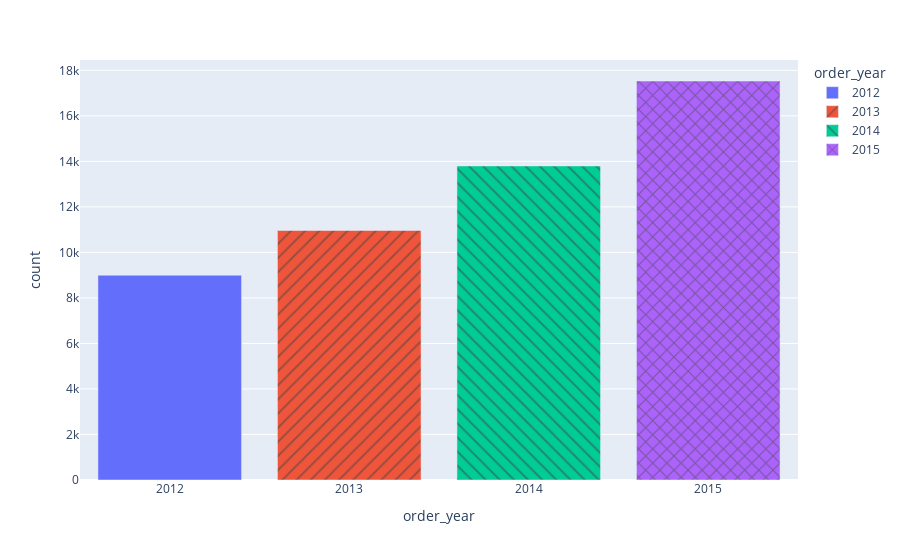

Here is the notebook cell this chart was saved with:
### Code cell
fig = px.bar(
    order_per_year,
    x='order_year', 
    y='count', 
    color='order_year', 
    pattern_shape='order_year'
)

fig.show()

### Figure 1 — Plotly figure (JSON) as saved in the notebook; plotly's stock layout.template omitted (floating-point values rounded to 4 significant figures)
{"data": [{"alignmentgroup": "True", "hovertemplate": "order_year=%{x}<br>count=%{y}<extra></extra>", "legendgroup": "2012", "marker": {"color": "#636efa", "pattern": {"shape": ""}}, "name": "2012", "offsetgroup": "2012", "orientation": "v", "showlegend": true, "textposition": "auto", "type": "bar", "x": ["2012"], "xaxis": "x", "y": [8998], "yaxis": "y"}, {"alignmentgroup": "True", "hovertemplate": "order_year=%{x}<br>count=%{y}<extra></extra>", "legendgroup": "2013", "marker": {"color": "#EF553B", "pattern": {"shape": "/"}}, "name": "2013", "offsetgroup": "2013", "orientation": "v", "showlegend": true, "textposition": "auto", "type": "bar", "x": ["2013"], "xaxis": "x", "y": [10962], "yaxis": "y"}, {"alignmentgroup": "True", "hovertemplate": "order_year=%{x}<br>count=%{y}<extra></extra>", "legendgroup": "2014", "marker": {"color": "#00cc96", "pattern": {"shape": "\\"}}, "name": "2014", "offsetgroup": "2014", "orientation": "v", "showlegend": true, "textposition": "auto", "type": "bar", "x": ["2014"], "xaxis": "x", "y": [13799], "yaxis": "y"}, {"alignmentgroup": "True", "hovertemplate": "order_year=%{x}<br>count=%{y}<extra></extra>", "legendgroup": "2015", "marker": {"color": "#ab63fa", "pattern": {"shape": "x"}}, "name": "2015", "offsetgroup": "2015", "orientation": "v", "showlegend": true, "textposition": "auto", "type": "bar", "x": ["2015"], "xaxis": "x", "y": [17531], "yaxis": "y"}], "layout": {"barmode": "relative", "legend": {"title": {"text": "order_year"}, "tracegroupgap": 0}, "margin": {"t": 60}, "xaxis": {"anchor": "y", "categoryarray": ["2012", "2013", "2014", "2015"], "categoryorder": "array", "domain": [0, 1], "title": {"text": "order_year"}}, "yaxis": {"anchor": "x", "domain": [0, 1], "title": {"text": "count"}}}}
